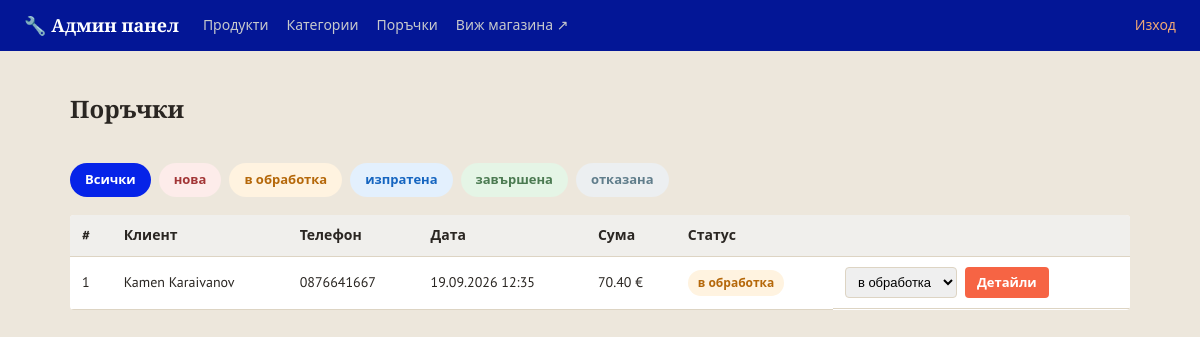
The page /admin/orders (signed in) on the database as committed earlier.
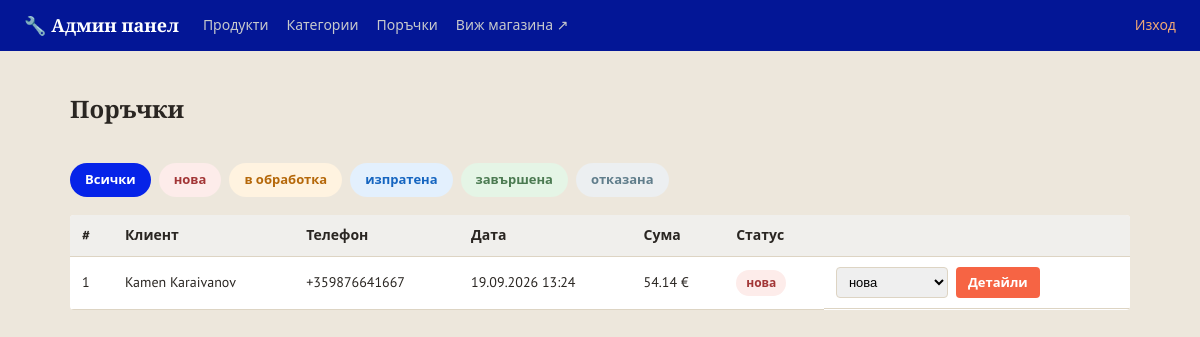
The same page on the database as committed later.
### models.py (models this page shows)
class Order(db.Model):
    __tablename__ = 'orders'
    STATUSES = ['нова', 'в обработка', 'изпратена', 'завършена', 'отказана']
    id = db.Column(db.Integer, primary_key=True)
    customer_name = db.Column(db.String(150), nullable=False)
    phone = db.Column(db.String(50), nullable=False)
    address = db.Column(db.String(300), nullable=False)
    email = db.Column(db.String(150), default='')
    total = db.Column(db.Float, nullable=False)
    status = db.Column(db.String(30), default='нова', nullable=False)
    created_at = db.Column(db.DateTime, default=datetime.utcnow)
    items = db.relationship('OrderItem', backref='order', lazy=True)

### app.py (the view)
@app.route('/admin/orders')
@admin_required
def admin_orders():
    orders, sort, status_filter = selected_orders()
    return render_template('admin/orders.html', orders=orders,
                           statuses=Order.STATUSES, status_filter=status_filter,
                           sort=sort, sort_options=ORDER_SORTS)

### app.py (called while the page is built)
@app.context_processor
def inject_whatsapp_number():
    return {'whatsapp_number': app.config['WHATSAPP_NUMBER'], 'asset_version': app.config['ASSET_VERSION']}

@app.context_processor
def inject_category_icons():
    return {'category_icons': CATEGORY_ICONS}

def admin_required(view_func):
    @wraps(view_func)
    def wrapper(*args, **kwargs):
        if not session.get('is_admin'):
            flash('Моля, влезте в системата.', 'error')
            return redirect(url_for('admin_login', next=request.path))
        return view_func(*args, **kwargs)
    return wrapper

def selected_sort(options):
    value = request.args.get('sort', 'newest')
    return value if value in options else 'newest'

### templates/admin/orders.html (shortened to what this page needs)
{% extends 'admin/base.html' %}
{% block content %}
<div class="admin-header-row">
    <h1 class="page-title">Поръчки</h1>
</div>
<div class="status-filter">
    <a href="{{ url_for('admin_orders') }}" class="status-chip {% if not status_filter %}status-chip-active{% endif %}">Всички</a>
    {% for s in statuses %}
    <a href="{{ url_for('admin_orders', status=s) }}"
       class="status-chip status-{{ s | replace(' ', '-') }} {% if status_filter == s %}status-chip-active{% endif %}">{{ s }}</a>
    {% endfor %}
</div>
{% if orders %}
<table class="admin-table">
    <thead>
        <tr>
            <th>#</th>
            <th>Клиент</th>
            <th>Телефон</th>
            <th>Дата</th>
            <th>Сума</th>
            <th>Статус</th>
            <th></th>
        </tr>
    </thead>
    <tbody>
        {% for o in orders %}
        <tr>
            <td>{{ o.id }}</td>
            <td>{{ o.customer_name }}</td>
            <td>{{ o.phone }}</td>
            <td>{{ o.created_at.strftime('%d.%m.%Y %H:%M') }}</td>
            <td>{{ '%.2f'|format(o.total) }} €</td>
            <td>
                <span class="status-badge status-{{ o.status | replace(' ', '-') }}">{{ o.status }}</span>
            </td>
            <td class="admin-actions">
                <form action="{{ url_for('admin_order_status', order_id=o.id) }}" method="post" class="status-select-form">
                    <select name="status" onchange="this.form.submit()">
                        {% for s in statuses %}
                        <option value="{{ s }}" {% if s == o.status %}selected{% endif %}>{{ s }}</option>
                        {% endfor %}
                    </select>
                </form>
                <a href="{{ url_for('admin_order_detail', order_id=o.id) }}" class="btn btn-small">Детайли</a>
            </td>
        </tr>
        {% endfor %}
    </tbody>
</table>
{% else %}
<p class="empty-msg">Няма поръчки{% if status_filter %} със статус "{{ status_filter }}"{% endif %}.</p>
{% endif %}
{% endblock %}

Rows that differ between the two databases and show on the page:
changed Order "Kamen Karaivanov": phone "0876641667" → "+359876641667"; created_at "19.09.2026 12:35" → "19.09.2026 13:24"; total "70.40" → "54.14"; status "в обработка" → "нова"
